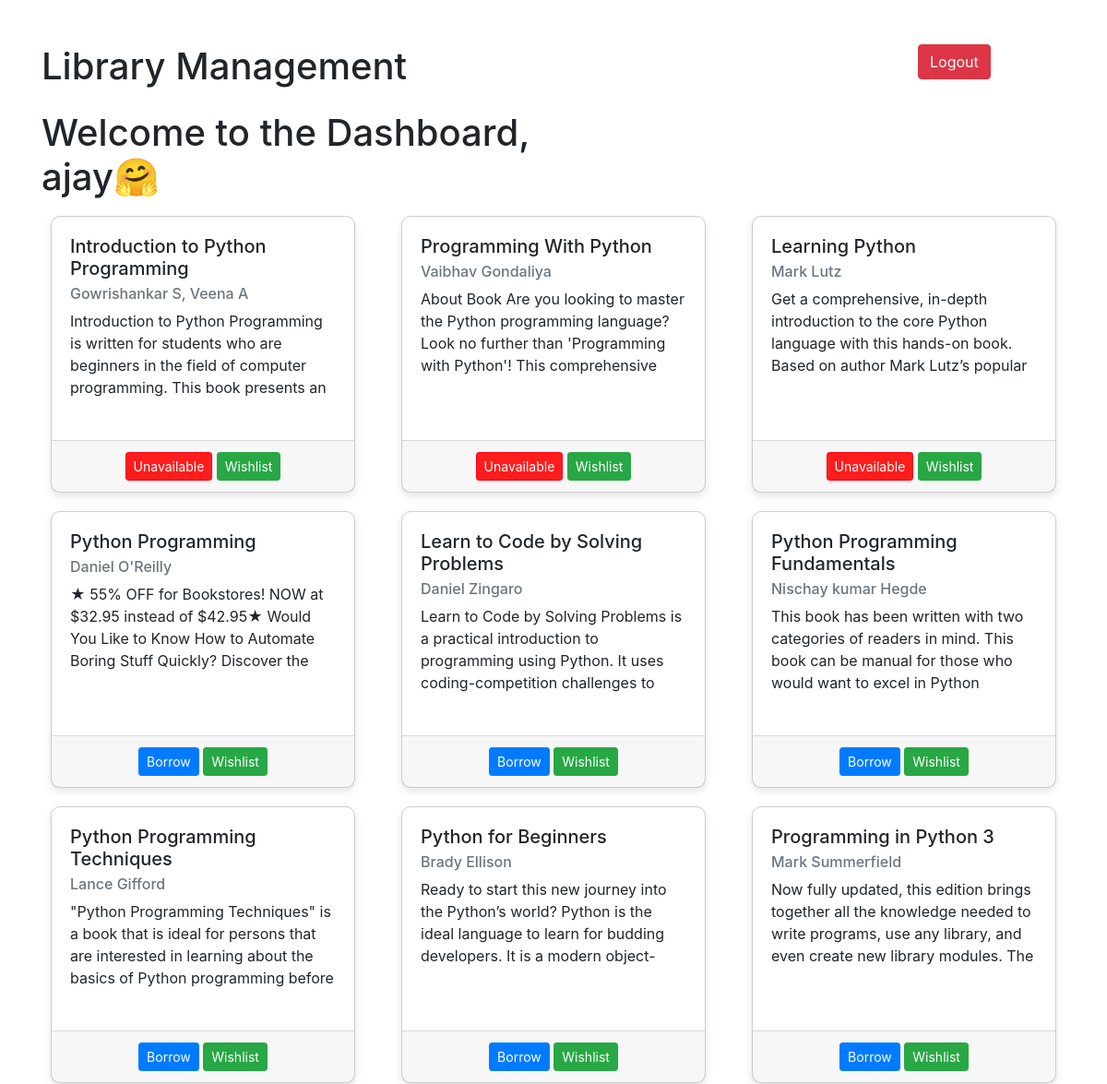
Page /dashboard (signed in, upper part) on the earlier database version.
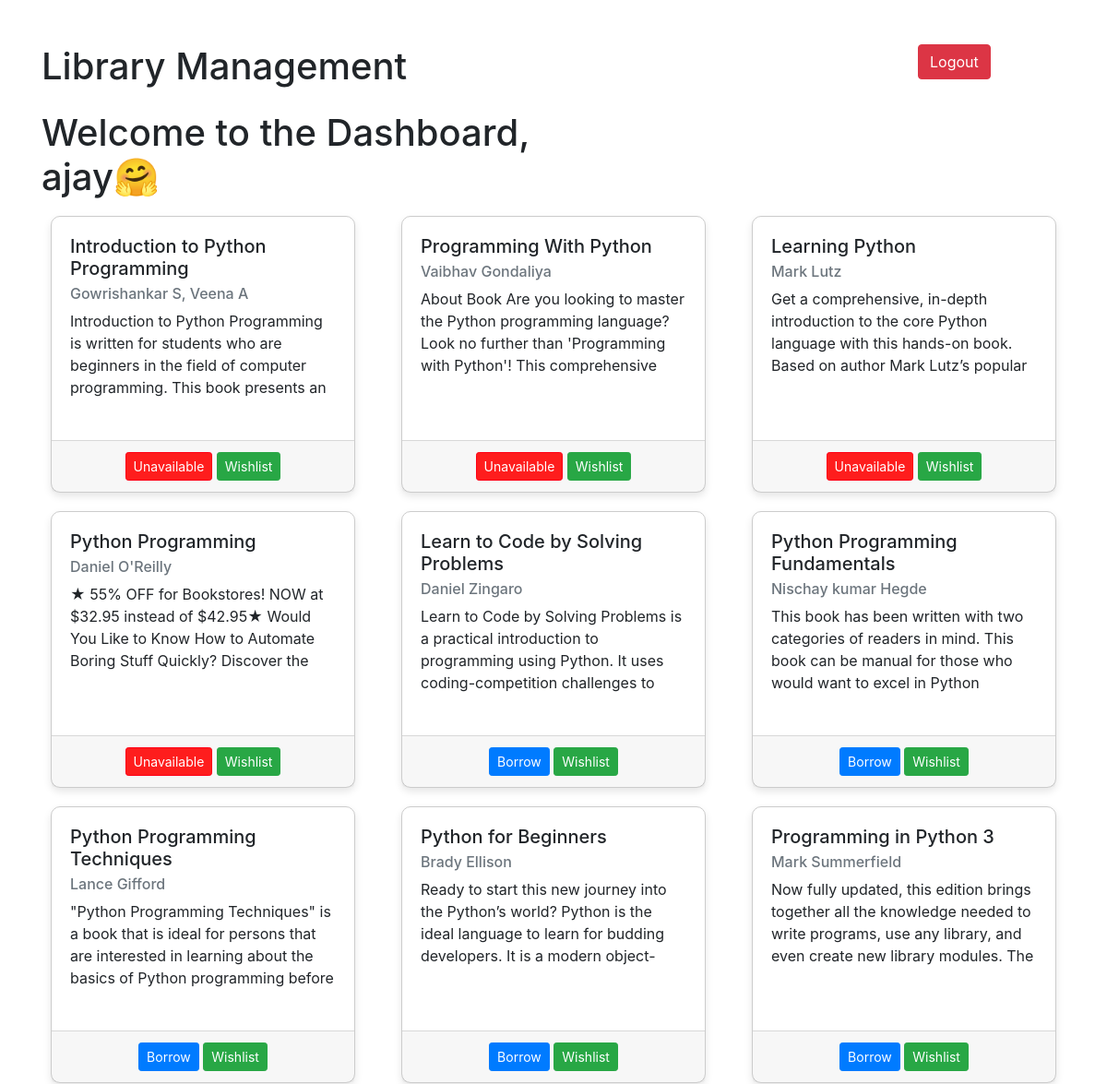
Same page on the later database version.
### models.py (models this page shows, shortened)
class Book(db.Model):
    id = db.Column(db.Integer, primary_key = True )
    title = db.Column(db.String(50),unique = False , nullable = False)
    author = db.Column(db.String(50),unique = False , nullable = False )
    description = db.Column(db.Text)
    status = db.Column(db.String(20), default="Available")
    books = db.relationship('Borrow',backref='book',lazy=True)

### app.py (the view)
@app.route('/dashboard', methods=['GET','POST'])
@login_required
def dashboard():
    books = Book.query.all()
    borrow = Borrow.query.all()
    return render_template('dashboard.html', books = books, borrow = borrow )

### app.py (called while the page is built)
@login_manager.user_loader
def load_user(user_id):
    return User.query.get(int(user_id))

### templates/dashboard.html (shortened to what this page needs)
{% extends 'base.html' %}
{% block style %}
  <link rel="stylesheet" href="https://maxcdn.bootstrapcdn.com/bootstrap/4.0.0/css/bootstrap.min.css" />
{% endblock %}
{% block body %}
  <div class="container mt-5">
    <div class="row">
      <div class="col-md-6">
        <h1 class="mb-4">Library Management</h1>
        <h1>Welcome to the Dashboard, {{ current_user.username }}🤗</h1>
      </div>
      <div class="col-md-4">
      </div>
      <div class="col-md-2">
        <a href="{{ url_for('logout') }}" class="btn btn-danger">Logout</a>
      </div>
    </div>
    <div class="row">
      {% for book in books %}
        <div class="col-md-4">
          <div class="card book-card">
            <div class="card-body">
              <h5 class="card-title">{{ book.title }}</h5>
              <h6 class="card-subtitle mb-2 text-muted">{{ book.author }}</h6>
              <p class="card-text description">{{ book.description }}</p>
            </div>
            <div class="card-footer text-center">
            {% if book.status == 'Available' %}
              <a href="/borrow/{{ current_user.id }}/{{ book.id }}" class="btn btn-sm borrow-btn">Borrow</a>
              {% else %}
              {% set user_has_borrowed = false %}
              {% if not user_has_borrowed %}
                  <a href="/borrow/{{ current_user.id }}/{{ book.id }}" class="btn btn-sm unavailable-btn"> Unavailable </a>
              {% endif %}
          {% endif %}
              <a href="#" class="btn btn-sm wishlist-btn">Wishlist</a>
            </div>
          </div>
        </div>
      {% endfor %}
    </div>
  </div>
{% endblock %}

Differences in the rows shown:
changed Book "Python Programming": status "Borrow" → "Unavailable"
